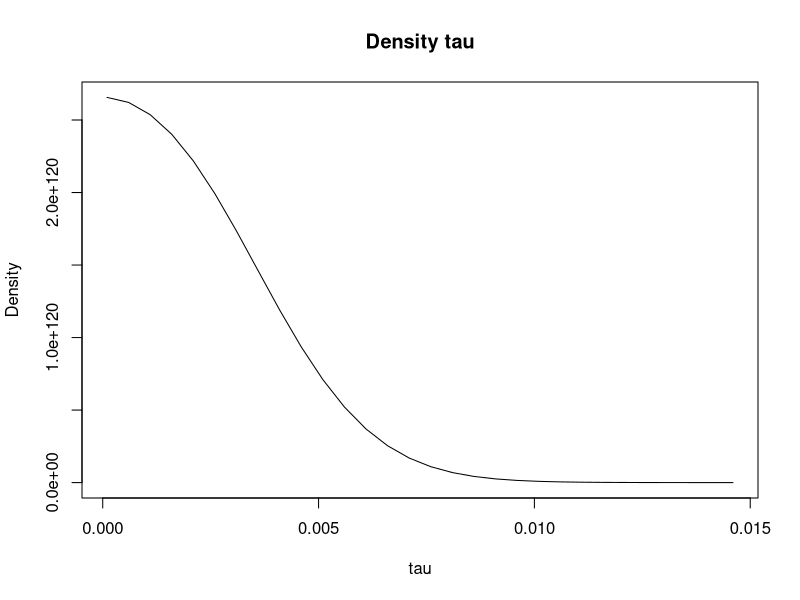

Recreate this plot in R. (Note: a time limit stopped this script after it produced the figure.)
# Bayesian hierarchical models for treatment effects
data <- read.csv("byCountry_testscores.csv", header = TRUE)
attach(data)
TE <- X_beta # c(28, 8, -3, 7, -1, 1, 18, 12)
summary(TE)
StEr <- X_stderr # c(15, 10, 16, 11, 9, 11, 10, 18)
summary(StEr)
J <-length(TE)

# Posterior tau
PostTau <- function(tau){
  Vmui <- sum((StEr^2+tau^2)^-1)
  muhat <- sum((1/(StEr^2+tau^2))*TE)/sum((1/(StEr^2+tau^2)))
  term <- NULL
  for(j in 1:J){
    termj <- (StEr[j]^2+tau^2)^(-1/2)*exp(-(TE[j]-muhat)^2/(2*(StEr[j]^2+tau^2)))
    term <- c(term, termj)
  }
  denstau <- Vmui^(-0.5)*prod(term)
  return(denstau)
}
tau0 <- seq(0.0001,0.015,0.0005)
ProbTau <- sapply(tau0, PostTau)
plot(tau0, ProbTau, type = "l", main = "Density tau", ylab = "Density", xlab = "tau")

PostMu <- function(tau){
  Vmui <- sum((StEr^2+tau^2)^-1)
  muhat <- sum((1/(StEr^2+tau^2))*TE)/sum((1/(StEr^2+tau^2)))
  mu <- rnorm(1, muhat, (1/Vmui)^0.5)
  return(mu)
}
tau <- 0.005
mu <- PostMu(tau)

PostThetaj <- function(mu, tau, j){
  thetahatj <- (TE[j]/StEr[j]^2+mu/tau^2)/(1/StEr[j]^2+1/tau^2)
  Vj <- 1/(1/StEr[j]^2+1/tau^2)
  thetaj <- rnorm(1, thetahatj, Vj^0.5)
  return(thetaj)
}
PostThetaj(mu, tau, 7)

# Gibbs sampler
S <- 1000
THETA <- matrix(NA, S, J)
ProbTau <- sapply(tau0, PostTau)
tau <- sample(tau0, S, prob = ProbTau, replace = TRUE)
mu <- sapply(tau, PostMu)
for(j in 1:J){
  thetaj <- sapply(1:S, function(s){PostThetaj(mu = mu[s], tau = tau[s], j = j)})
  THETA[,j] <- thetaj
}

TauSum <- summary(coda::mcmc(tau))
print(TauSum)
MuSum <- summary(coda::mcmc(mu))
print(MuSum)
THETASum <- summary(coda::mcmc(THETA))
print(THETASum)
cbind(THETASum$statistics[,1], TE)
# Posterior distribution of thetaj given tau, and averaging over mu
THETAtau <- matrix(NA, length(tau0), J)
Snew <- 10000
for (s in 1:length(tau0)){
  mus <- replicate(Snew, PostMu(tau0[s]))
  for(j in 1:J){
    thetajtau <- mean(sapply(1:length(mus), function(l){PostThetaj(mu = mus[l], tau = tau0[s], j = j)}), na.rm = TRUE)
    THETAtau[s,j] <- thetajtau
  }
}

plot(tau0, THETAtau[,1], type = "l")

# Predictive distribution
j <- 3
TEj <- c(sapply(1:S, function(s) {rnorm(1, mean = THETA[s,j], sd = StEr[j])}))
require(ggplot2)
dfj <- data.frame(TEj = TEj)
ggplot(dfj, aes(x = TEj)) +
  geom_histogram(binwidth = 0.01, fill = "blue", color = "black", ) +
  labs(title = "Histogram: Predictive of treatment efect j", x = "Values", y = "Frequency") +
  geom_vline(aes(xintercept = mean(TEj)), color = "red", linetype = "dashed", linewidth = 1) +
  geom_vline(aes(xintercept = quantile(TEj, 0.025)), color = "green", linetype = "dashed", linewidth = 1) +
  geom_vline(aes(xintercept = quantile(TEj, 0.975)), color = "green", linetype = "dashed", linewidth = 1) +
  theme_minimal()
summary(TEj)
